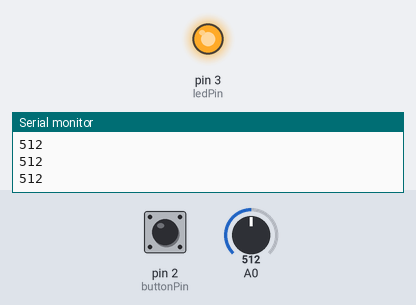
This sketch was run on a simulated Arduino Uno, built with avr-gcc and run on an emulated ATmega328P. Shown: output pins drawn as LEDs (lit = HIGH), the last lines printed to the serial monitor. Inputs (shaded band) come from the test bench; at power-on: pin 2 (buttonPin) HIGH, A0 = 512.

Above: at 1.3 s.
1.4 s: pin 2 (buttonPin) pulled LOW for 0.6 s
At 1.9 s:
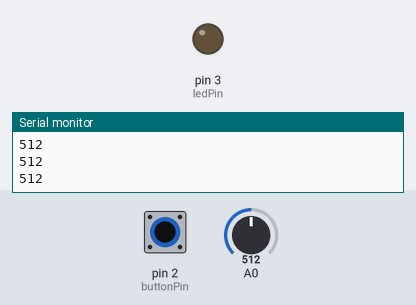
3.5 s: pin 2 (buttonPin) pulled LOW for 3.2 s
At 7.8 s:
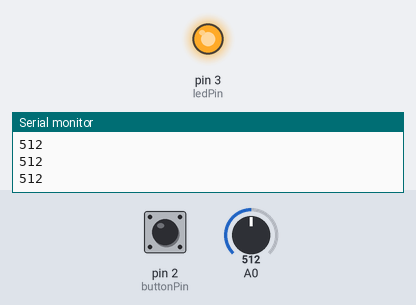
Timing chart, 0 to 9.3 s (numbered marks = the images above; inputs shaded):
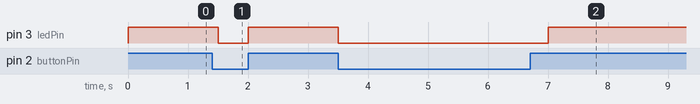

The sketch:

Adafruit.ino
```cpp
const int buttonPin = 2;
const int ledPin = 3;
int buttonState = 0;

void setup()
{
  Serial.begin(9600);
  pinMode(ledPin, OUTPUT);
  pinMode(buttonPin, INPUT_PULLUP);
}

void loop()
{
  int y1 = analogRead(A0);
  Serial.println(y1);

  buttonState = digitalRead(buttonPin);
    if (buttonState == LOW)
    {
    digitalWrite(ledPin, LOW);
    }
      else
      {
      digitalWrite(ledPin, HIGH);
      }
  delay(500);

}
```

Measured:
- after the input at 1.4 s, pin 3 (ledPin): HIGH → LOW after 0.10 s, → HIGH 0.50 s later
- after the input at 3.5 s, pin 3 (ledPin): HIGH → LOW at once, → HIGH 3.5 s later
